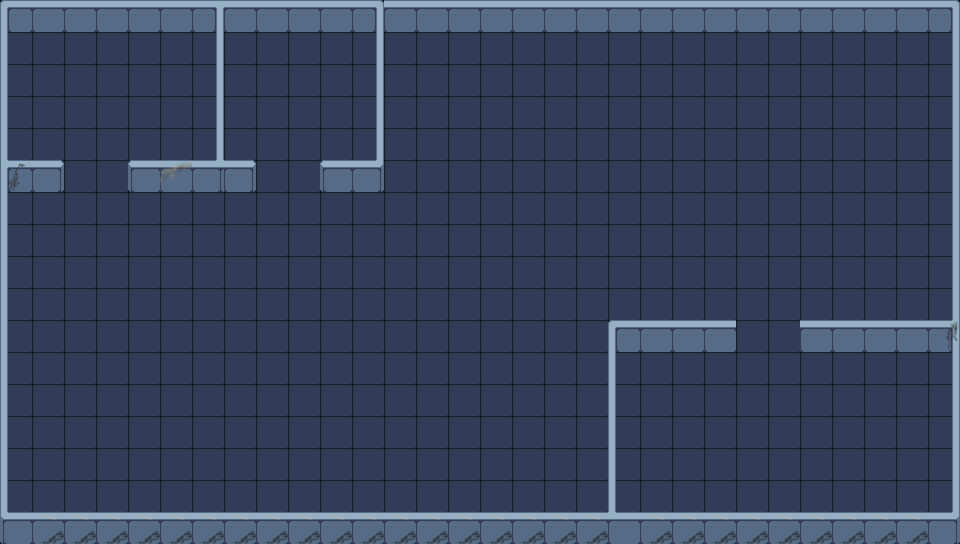

A level layout from a 2D game, rendered from its tile map. Below: a short description, then the map file with tile-grid data replaced by summaries:
An orthogonal 60x34 tile map with 16x16 px tiles, 2 tile layers (1Floor, 2Block) and 13 objects.

<map version="1.8" tiledversion="1.8.2" orientation="orthogonal" renderorder="right-down" width="60" height="34" tilewidth="16" tileheight="16" infinite="0" nextlayerid="5" nextobjectid="15">
 <tileset firstgid="1" source="map1.tsx" />
 <layer id="1" name="1Floor" width="60" height="34">
  <data>[2040 cells, 2040 non-empty, 4 distinct tile ids]</data>
 </layer>
 <layer id="2" name="2Block" width="60" height="34">
  <data>[2040 cells, 418 non-empty, 70 distinct tile ids]</data>
 </layer>
 <objectgroup id="3" name="Col1">
  <object id="1" x="0" y="0" width="8.33333" height="544" />
  <object id="2" x="0" y="0" width="960" height="26" />
  <object id="3" x="951.5" y="0" width="8.5" height="545.333" />
  <object id="4" x="0" y="515" width="960" height="29" />
  <object id="7" x="792.727" y="323.5" width="167.273" height="22" />
  <object id="8" x="608" y="323.636" width="135.636" height="22.8636" />
  <object id="9" x="608" y="335.818" width="7.75" height="180.849" />
  <object id="10" x="4.33333" y="163.333" width="59.6667" height="22.3333" />
  <object id="11" x="129" y="164.333" width="128" height="22" />
  <object id="12" x="215.333" y="22" width="8.66667" height="154" />
  <object id="13" x="320" y="164.333" width="64" height="21.3333" />
  <object id="14" x="375.333" y="11.3333" width="8.66667" height="164.667" />
 </objectgroup>
 <objectgroup id="4" name="Col2">
  <object id="6" x="736.25" y="324.034" width="64.5" height="22.2955">
   <properties>
    <property name="CentX" type="float" value="769" />
    <property name="CentY" type="float" value="336" />
   </properties>
  </object>
 </objectgroup>
</map>
